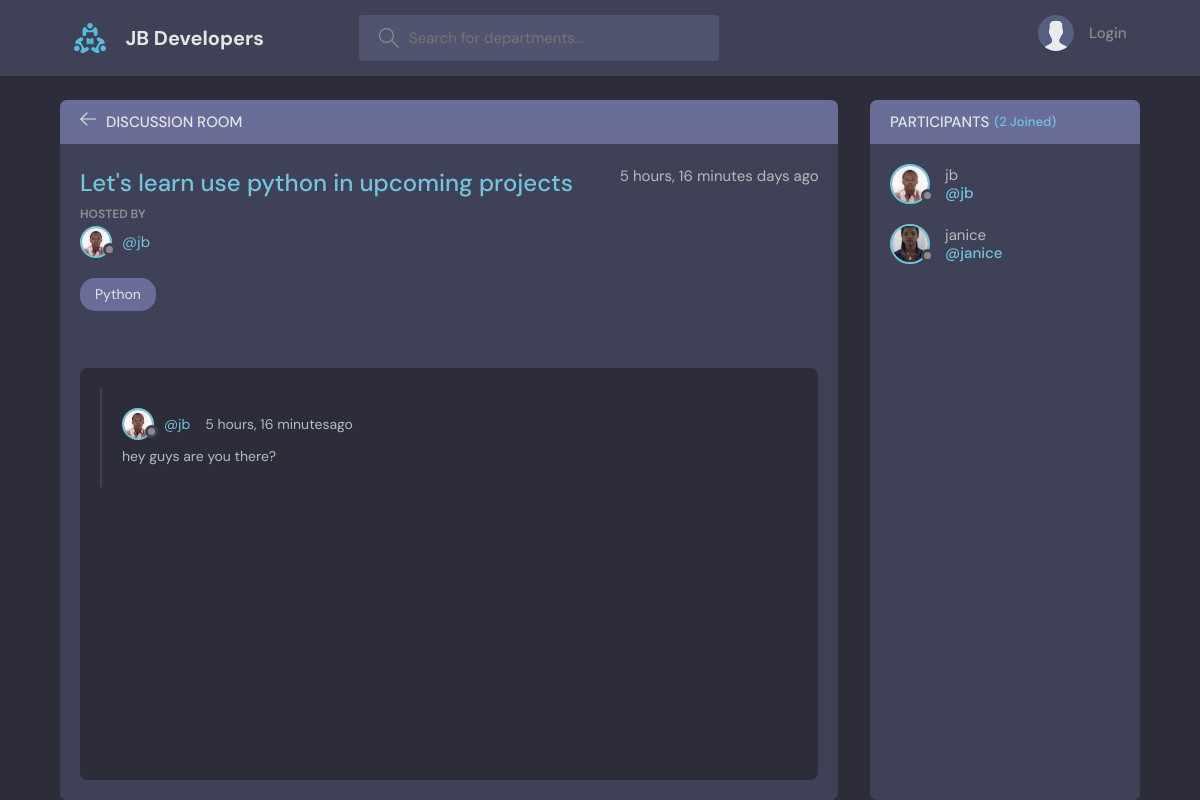
The page /departments/1/ on the database its author committed.
### base/models.py (models this page shows, shortened)
class Department(models.Model):
    host = models.ForeignKey(User, on_delete=models.SET_NULL, null=True)
    topic = models.ForeignKey(Topic, on_delete=models.SET_NULL, null=True)
    name = models.CharField(max_length=200)
    description = models.TextField(null=True,blank=True)
    participants = models.ManyToManyField(User, related_name='participants', blank=True)
    updated = models.DateTimeField(auto_now=True)
    created = models.DateTimeField(auto_now_add=True)
    class Meta:
        ordering = ['-updated','-created']

class User(AbstractUser):
    name = models.CharField(max_length=200,null=True)
    email = models.EmailField(unique=True ,null=True)
    bio = models.TextField(null=True)
    avatar = models.ImageField(null=True, default='avatar.svg')
    USERNAME_FIELD = 'email'
    REQUIRED_FIELDS = []

class Topic(models.Model):
    name = models.CharField(max_length=200)

class Message(models.Model):
    user = models.ForeignKey(User, on_delete=models.CASCADE)
    department = models.ForeignKey(Department, on_delete=models.CASCADE)
    body = models.TextField()
    updated = models.DateTimeField(auto_now=True)
    created = models.DateTimeField(auto_now_add=True)
    class Meta:
        ordering = ['-updated','-created']

### base/views.py (the view, shortened to what this page needs)
# urls.py: path('departments/<str:pk>/', views.Room, name="room"),
def Room(request, pk):
    specific_department = Department.objects.get(id=pk)
    messages = specific_department.message_set.all().order_by('-created')
    participants = specific_department.participants.all()
    context = {'department':specific_department, 'department_messages':messages,'participants':participants}
    return render(request, 'base/room.html', context)

### base/templates/base/room.html (shortened to what this page needs)
{% extends 'main.html' %}
{% block contents %}
    <main class="profile-page layout layout--2">
      <div class="container">
        <div class="room">
          <div class="room__top">
            <div class="room__topLeft">
              <a href="{% url 'home' %}">
                <svg version="1.1" xmlns="http://www.w3.org/2000/svg" width="32" height="32" viewBox="0 0 32 32">
                  <title>arrow-left</title>
                  <path
                    d="M13.723 2.286l-13.723 13.714 13.719 13.714 1.616-1.611-10.96-10.96h27.625v-2.286h-27.625l10.965-10.965-1.616-1.607z"
                  ></path>
                </svg>
              </a>
              <h3>Discussion Room</h3>
            </div>
          </div>
          <div class="room__box scroll">
            <div class="room__header scroll">
              <div class="room__info">
                <h3>{{department.name}}</h3>
                <span>{{department.created|timesince}} days ago</span>
              </div>
              <div class="room__hosted">
                <p>Hosted By</p>
                <a href="{% url 'user_profile' user.id %}" class="room__author">
                  <div class="avatar avatar--small">
                    <img src="{{department.host.avatar.url}}" />
                  </div>
                  <span>@{{department.host.username}}</span>
                </a>
              </div>
              <span class="room__topics">{{department.topic.name}}</span>
            </div>
            <div class="room__conversation">
              <div class="threads scroll">
                {% for message in department_messages %}
                <div class="thread">
                  <div class="thread__top">
                    <div class="thread__author">
                      <a href="{% url 'user_profile' user.id %}" class="thread__authorInfo">
                        <div class="avatar avatar--small">
                          <img src="{{message.user.avatar.url}}" />
                        </div>
                        <span>@{{message.user.username}}</span>
                      </a>
                      <span class="thread__date">{{department.created|timesince}}ago</span>
                    </div>
                  </div>
                  <div class="thread__details">
                  {{message.body}}
                  </div>
                </div>
                {% endfor %}
              </div>
            </div>
          </div>
        </div>
        <div class="participants">
          <h3 class="participants__top">Participants <span>({{participants.count}} Joined)</span></h3>
          <div class="participants__list scroll">
            {% for user in participants %}
            <a href="{% url 'user_profile' user.id %}" class="participant">
              <div class="avatar avatar--medium">
                <img src="{{user.avatar.url}}" />
              </div>
              <p>
                {{user.username}}
                <span>@{{user.username}}</span>
              </p>
            </a>
           {% endfor %}
          </div>
        </div>
      </div>
    </main>
{% endblock %}

### static/styles/style.css (style rules this page uses)
* { font-family: "DM Sans", -apple-system, BlinkMacSystemFont, "Segoe UI", Roboto, Oxygen, Ubuntu, Cantarell, "Open Sans", "Helvetica Neue", sans-serif; margin: 0; padding: 0; box-sizing: border-box; text-rendering: optimizeLegibility; font-size: inherit; }
body { line-height: 1.6; font-weight: 400; font-size: 1.5rem; color: var(--color-light-gray); background-color: var(--color-bg); min-height: 100vh; }
img { width: 100%; }
a { display: inline-block; color: var(--color-main); text-decoration: none; }
.container { max-width: 120rem; width: 90%; margin: auto; }
.avatar { position: relative; display: inline-block; border-radius: 50%; border: 2px solid var(--color-main); }
.avatar img { display: block; border-radius: 50%; object-fit: cover; object-position: center; }
.avatar::after { content: ""; display: block; position: absolute; background-color: var(--color-gray); z-index: 111; border-radius: 50%; border: 0.3rem solid var(--color-dark); }
.avatar.avatar--small img { width: 2.8rem; height: 2.8rem; }
.avatar.avatar--small:after { width: 0.7rem; height: 0.7rem; bottom: 0px; right: -6px; }
.avatar.avatar--medium img { width: 3.6rem; height: 3.6rem; border-radius: 50%; }
.avatar.avatar--medium:after { width: 0.7rem; height: 0.7rem; bottom: 0px; right: -6px; }
.layout { margin-top: 2.4rem; }
.layout > .container { display: flex; justify-content: space-between; align-items: flex-start; }
.layout--2 > .container > div:first-child { flex-basis: 72%; }
.layout--2 > .container > div:last-child { flex-basis: 25%; }
.room, .participants { background: var(--color-dark); max-height: 87.5vh; border-radius: 0.7rem; overflow: hidden; position: relative; }
.room__top, .participants__top { background: var(--color-dark-light); display: flex; justify-content: space-between; align-items: center; padding: 1rem 2rem; position: relative; }
.room__top svg, .thread__top svg { width: 1.6rem; height: 1.6rem; fill: var(--color-light); cursor: pointer; }
.room__topLeft { display: flex; align-items: flex-end; gap: 1rem; }
.room__topLeft h3, .participants__top { text-transform: uppercase; font-weight: 500; color: var(--color-light); }
.room__topLeft svg { width: 1.6rem; height: 1.6rem; fill: var(--color-light); }
.room__header { max-height: 30vh; overflow-y: auto; position: absolute; width: 95%; background: var(--color-dark); z-index: 999; top: 4.4rem; padding-top: 2rem; padding-bottom: 1rem; }
.room__box { padding-left: 2rem; padding-right: 2rem; height: 80.5vh; padding-bottom: 0; }
.room__info { display: flex; justify-content: space-between; }
.room__info h3 { font-size: 2.4rem; font-weight: 500; color: var(--color-main); }
.room__hosted p { text-transform: uppercase; color: var(--color-gray); font-size: 1.2rem; font-weight: 700; line-height: 2; }
.room__author { display: flex; gap: 1rem; align-items: center; margin-bottom: 1rem; transition: all 0.3s ease-in-out; }
.room__topics { padding: 0.5rem 1.5rem; background: var(--color-dark-light); color: var(--color-light); display: inline-block; font-size: 1.4rem; border-radius: 1.5rem; margin: 1rem 0; }
.room__conversation { margin-top: 1rem; margin-bottom: 4rem; height: 64%; }
.threads { background: var(--color-bg); border-radius: 0.7rem; overflow-y: auto; height: 100%; margin-top: 28vh; padding: 0 2rem 4rem 2rem; }
.thread { border-left: 2px solid var(--color-dark); padding-left: 1rem; margin: 2rem 0; padding: 2rem; }
.thread__top { display: flex; align-items: center; justify-content: space-between; }
.thread__author { display: flex; align-items: center; gap: 1.5rem; font-size: 1.4rem; }
.thread__authorInfo { display: flex; align-items: center; gap: 1rem; }
.thread__details { font-size: 1.4rem; margin-top: 0.5rem; }
.participants__top span { color: var(--color-main); font-size: 1.3rem; text-transform: none; }
.participants__top { justify-content: flex-start; gap: 0.5rem; }
.participants__list { padding: 2rem; height: 82.5vh; overflow-y: scroll; padding-bottom: 0; }
.participant { display: flex; align-items: center; gap: 1.5rem; margin-bottom: 2rem; }
.participant p { color: var(--color-light-gray); line-height: 1.2; }
.participant span { display: block; font-weight: 500; color: var(--color-main); font-weight: 1.4rem; }

### rows shown on the page
Department: name "Let's learn use python in upcoming projects", created "5 hours, 16 minutes", host.avatar (picture), host.username "jb", topic.name "Python"
Message: user.avatar (picture), user.username "jb", body "hey guys are you there?"
User: avatar (picture), username "jb"
User: avatar (picture), username "janice"

### other values the page prints
{{ participants.count }} "2"
